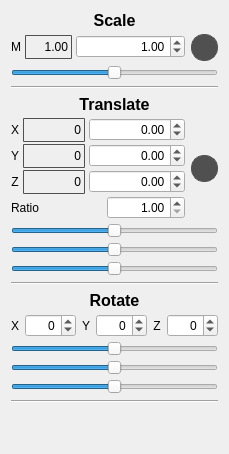
      <widget class="QWidget" name="transform">
       <attribute name="title">
        <string>Transform</string>
       </attribute>
       <layout class="QHBoxLayout" name="horizontalLayout_7">
        <item>
         <layout class="QVBoxLayout" name="verticalLayout">
          <property name="spacing">
           <number>6</number>
          </property>
          <item>
           <layout class="QVBoxLayout" name="verticalLayoutScale">
            <property name="spacing">
             <number>4</number>
            </property>
            <item>
             <widget class="QLabel" name="labelScale">
              <property name="sizePolicy">
               <sizepolicy hsizetype="Preferred" vsizetype="Fixed">
                <horstretch>0</horstretch>
                <verstretch>0</verstretch>
               </sizepolicy>
              </property>
              <property name="font">
               <font>
                <pointsize>12</pointsize>
                <bold>true</bold>
               </font>
              </property>
              <property name="text">
               <string>Scale</string>
              </property>
              <property name="alignment">
               <set>Qt::AlignCenter</set>
              </property>
             </widget>
            </item>
            <item>
             <layout class="QHBoxLayout" name="horizontalLayout_3">
              <property name="spacing">
               <number>6</number>
              </property>
              <item>
               <layout class="QVBoxLayout" name="verticalLayout_2">
                <property name="spacing">
                 <number>2</number>
                </property>
                <item>
                 <layout class="QHBoxLayout" name="horizontalScaleXLayout">
                  <property name="spacing">
                   <number>4</number>
                  </property>
                  <item>
                   <widget class="QLabel" name="labelScaleM">
                    <property name="enabled">
                     <bool>true</bool>
                    </property>
                    <property name="sizePolicy">
                     <sizepolicy hsizetype="Fixed" vsizetype="Preferred">
                      <horstretch>0</horstretch>
                      <verstretch>0</verstretch>
                     </sizepolicy>
                    </property>
                    <property name="text">
                     <string>M</string>
                    </property>
                    <property name="alignment">
                     <set>Qt::AlignCenter</set>
                    </property>
                   </widget>
                  </item>
                  <item>
                   <widget class="QLabel" name="labelScaleValue">
                    <property name="sizePolicy">
                     <sizepolicy hsizetype="Preferred" vsizetype="Fixed">
                      <horstretch>0</horstretch>
                      <verstretch>0</verstretch>
                     </sizepolicy>
                    </property>
                    <property name="styleSheet">
                     <string notr="true">QLabel { 
border-color: rgb(80, 80, 80);
border-style: solid;
border-width:1px;
border-radius:1px;
max-width:45px;
max-height:22px;
min-width:45px;
min-height:22px;
}</string>
                    </property>
                    <property name="text">
                     <string>1.00</string>
                    </property>
                    <property name="alignment">
                     <set>Qt::AlignRight|Qt::AlignTrailing|Qt::AlignVCenter</set>
                    </property>
                   </widget>
                  </item>
                  <item>
                   <widget class="QDoubleSpinBox" name="doubleScaleSpinBox">
                    <property name="sizePolicy">
                     <sizepolicy hsizetype="Minimum" vsizetype="Fixed">
                      <horstretch>0</horstretch>
                      <verstretch>0</verstretch>
                     </sizepolicy>
                    </property>
                    <property name="baseSize">
                     <size>
                      <width>0</width>
                      <height>0</height>
                     </size>
                    </property>
                    <property name="locale">
                     <locale language="English" country="UnitedStates"/>
                    </property>
                    <property name="alignment">
                     <set>Qt::AlignRight|Qt::AlignTrailing|Qt::AlignVCenter</set>
                    </property>
                    <property name="maximum">
                     <double>10.000000000000000</double>
                    </property>
                    <property name="singleStep">
                     <double>0.050000000000000</double>
                    </property>
                    <property name="value">
                     <double>1.000000000000000</double>
                    </property>
                   </widget>
                  </item>
                 </layout>
                </item>
               </layout>
              </item>
              <item>
               <widget class="QPushButton" name="pushScaleButton">
                <property name="minimumSize">
                 <size>
                  <width>27</width>
                  <height>27</height>
                 </size>
                </property>
                <property name="font">
                 <font>
                  <pointsize>12</pointsize>
                  <bold>true</bold>
                 </font>
                </property>
                <property name="styleSheet">
                 <string notr="true">QPushButton {
color: rgb(249, 249, 249);
background-color: rgb(80, 80, 80);
border-color: rgb(80, 80, 80);
border-style: solid;
border-width:1px;
border-radius:12.5px;
max-width:25px;
max-height:25px;
min-width:25px;
min-height:25px;
}

QPushButton:hover {
background-color: rgb(90, 90, 90);
border-color: rgb(90, 90, 90);
border-style: solid;
border-width:1px;
border-radius:12.5px;
max-width:25px;
max-height:25px;
min-width:25px;
min-height:25px;
}

QPushButton:pressed {
background-color: rgb(99, 99, 99);
border-color: rgb(99, 99, 99);
border-style: solid;
border-width:1px;
border-radius:12.5px;
max-width:25px;
max-height:25px;
min-width:25px;
min-height:25px;
}</string>
                </property>
                <property name="text">
                 <string/>
                </property>
                <property name="icon">
                 <iconset theme="accessories-calculator">
                  <normaloff>.</normaloff>.</iconset>
                </property>
               </widget>
              </item>
             </layout>
            </item>
            <item>
             <widget class="QSlider" name="horizontalSliderScale">
              <property name="sizePolicy">
               <sizepolicy hsizetype="Preferred" vsizetype="Fixed">
                <horstretch>0</horstretch>
                <verstretch>0</verstretch>
               </sizepolicy>
              </property>
              <property name="maximum">
               <number>400</number>
              </property>
              <property name="singleStep">
               <number>1</number>
              </property>
              <property name="pageStep">
               <number>0</number>
              </property>
              <property name="value">
               <number>200</number>
              </property>
              <property name="sliderPosition">
               <number>200</number>
              </property>
              <property name="orientation">
               <enum>Qt::Horizontal</enum>
              </property>
             </widget>
            </item>
           </layout>
          </item>
          <item>
           <widget class="Line" name="line_2">
            <property name="orientation">
             <enum>Qt::Horizontal</enum>
            </property>
           </widget>
          </item>
          <item>
           <layout class="QVBoxLayout" name="verticalLayoutTranslate">
            <property name="spacing">
             <number>4</number>
            </property>
            <item>
             <widget class="QLabel" name="labelTranslate">
              <property name="sizePolicy">
               <sizepolicy hsizetype="Preferred" vsizetype="Fixed">
                <horstretch>0</horstretch>
                <verstretch>0</verstretch>
               </sizepolicy>
              </property>
              <property name="font">
               <font>
                <pointsize>12</pointsize>
                <bold>true</bold>
               </font>
              </property>
              <property name="text">
               <string>Translate</string>
              </property>
              <property name="alignment">
               <set>Qt::AlignCenter</set>
              </property>
             </widget>
            </item>
            <item>
             <layout class="QHBoxLayout" name="horizontalLayout_4">
              <property name="spacing">
               <number>6</number>
              </property>
              <item>
               <layout class="QVBoxLayout" name="verticalLayout_3">
                <property name="spacing">
                 <number>2</number>
                </property>
                <item>
                 <layout class="QHBoxLayout" name="horizontalXTranslateLayout">
                  <property name="spacing">
                   <number>4</number>
                  </property>
                  <item>
                   <widget class="QLabel" name="labelTranslateX">
                    <property name="sizePolicy">
                     <sizepolicy hsizetype="Fixed" vsizetype="Preferred">
                      <horstretch>0</horstretch>
                      <verstretch>0</verstretch>
                     </sizepolicy>
                    </property>
                    <property name="text">
                     <string>X</string>
                    </property>
                    <property name="alignment">
                     <set>Qt::AlignCenter</set>
                    </property>
                   </widget>
                  </item>
                  <item>
                   <widget class="QLabel" name="labelTranslateValueX">
                    <property name="sizePolicy">
                     <sizepolicy hsizetype="Preferred" vsizetype="Fixed">
                      <horstretch>0</horstretch>
                      <verstretch>0</verstretch>
                     </sizepolicy>
                    </property>
                    <property name="styleSheet">
                     <string notr="true">QLabel { 
border-color: rgb(80, 80, 80);
border-style: solid;
border-width:1px;
border-radius:1px;
max-width:60px;
max-height:22px;
min-width:60px;
min-height:22px;
}</string>
                    </property>
                    <property name="text">
                     <string>0</string>
                    </property>
                    <property name="alignment">
                     <set>Qt::AlignRight|Qt::AlignTrailing|Qt::AlignVCenter</set>
                    </property>
                   </widget>
                  </item>
                  <item>
                   <widget class="QDoubleSpinBox" name="doubleTranslateXSpinBox">
                    <property name="locale">
                     <locale language="English" country="UnitedStates"/>
                    </property>
                    <property name="alignment">
                     <set>Qt::AlignRight|Qt::AlignTrailing|Qt::AlignVCenter</set>
                    </property>
                    <property name="minimum">
                     <double>-99.989999999999995</double>
                    </property>
                    <property name="singleStep">
                     <double>0.050000000000000</double>
                    </property>
                   </widget>
                  </item>
                 </layout>
                </item>
                <item>
                 <layout class="QHBoxLayout" name="horizontalYTranslateLayout">
                  <property name="spacing">
                   <number>4</number>
                  </property>
                  <item>
                   <widget class="QLabel" name="labelTranslateY">
                    <property name="sizePolicy">
                     <sizepolicy hsizetype="Fixed" vsizetype="Preferred">
                      <horstretch>0</horstretch>
                      <verstretch>0</verstretch>
                     </sizepolicy>
                    </property>
                    <property name="text">
                     <string>Y</string>
                    </property>
                    <property name="alignment">
                     <set>Qt::AlignCenter</set>
                    </property>
                   </widget>
                  </item>
                  <item>
                   <widget class="QLabel" name="labelTranslateValueY">
                    <property name="sizePolicy">
                     <sizepolicy hsizetype="Preferred" vsizetype="Fixed">
                      <horstretch>0</horstretch>
                      <verstretch>0</verstretch>
                     </sizepolicy>
                    </property>
                    <property name="styleSheet">
                     <string notr="true">QLabel { 
border-color: rgb(80, 80, 80);
border-style: solid;
border-width:1px;
border-radius:1px;
max-width:60px;
max-height:22px;
min-width:60px;
min-height:22px;
}</string>
                    </property>
                    <property name="text">
                     <string>0</string>
                    </property>
                    <property name="alignment">
                     <set>Qt::AlignRight|Qt::AlignTrailing|Qt::AlignVCenter</set>
                    </property>
                   </widget>
                  </item>
                  <item>
                   <widget class="QDoubleSpinBox" name="doubleTranslateYSpinBox">
                    <property name="locale">
                     <locale language="English" country="UnitedStates"/>
                    </property>
                    <property name="alignment">
                     <set>Qt::AlignRight|Qt::AlignTrailing|Qt::AlignVCenter</set>
                    </property>
                    <property name="minimum">
                     <double>-99.989999999999995</double>
                    </property>
                    <property name="singleStep">
                     <double>0.050000000000000</double>
                    </property>
                   </widget>
                  </item>
                 </layout>
                </item>
                <item>
                 <layout class="QHBoxLayout" name="horizontalZTranslateLayout">
                  <property name="spacing">
                   <number>4</number>
                  </property>
                  <item>
                   <widget class="QLabel" name="labelTranslateZ">
                    <property name="sizePolicy">
                     <sizepolicy hsizetype="Fixed" vsizetype="Preferred">
                      <horstretch>0</horstretch>
                      <verstretch>0</verstretch>
                     </sizepolicy>
                    </property>
                    <property name="text">
                     <string>Z</string>
                    </property>
                    <property name="alignment">
                     <set>Qt::AlignCenter</set>
                    </property>
                   </widget>
                  </item>
                  <item>
                   <widget class="QLabel" name="labelTranslateValueZ">
                    <property name="sizePolicy">
                     <sizepolicy hsizetype="Preferred" vsizetype="Fixed">
                      <horstretch>0</horstretch>
                      <verstretch>0</verstretch>
                     </sizepolicy>
                    </property>
                    <property name="styleSheet">
                     <string notr="true">QLabel { 
border-color: rgb(80, 80, 80);
border-style: solid;
border-width:1px;
border-radius:1px;
max-width:60px;
max-height:22px;
min-width:60px;
min-height:22px;
}</string>
                    </property>
                    <property name="text">
                     <string>0</string>
                    </property>
                    <property name="alignment">
                     <set>Qt::AlignRight|Qt::AlignTrailing|Qt::AlignVCenter</set>
                    </property>
                   </widget>
                  </item>
                  <item>
                   <widget class="QDoubleSpinBox" name="doubleTranslateZSpinBox">
                    <property name="locale">
                     <locale language="English" country="UnitedStates"/>
                    </property>
                    <property name="alignment">
                     <set>Qt::AlignRight|Qt::AlignTrailing|Qt::AlignVCenter</set>
                    </property>
                    <property name="minimum">
                     <double>-99.989999999999995</double>
                    </property>
                    <property name="singleStep">
                     <double>0.050000000000000</double>
                    </property>
                   </widget>
                  </item>
                 </layout>
                </item>
                <item>
                 <layout class="QHBoxLayout" name="horizontalLayout_13">
                  <property name="spacing">
                   <number>4</number>
                  </property>
                  <item>
                   <widget class="QLabel" name="labelTranslateK">
                    <property name="sizePolicy">
                     <sizepolicy hsizetype="Fixed" vsizetype="Preferred">
                      <horstretch>0</horstretch>
                      <verstretch>0</verstretch>
                     </sizepolicy>
                    </property>
                    <property name="text">
                     <string>Ratio</string>
                    </property>
                    <property name="alignment">
                     <set>Qt::AlignCenter</set>
                    </property>
                   </widget>
                  </item>
                  <item>
                   <widget class="QLabel" name="labelTranslateValueZ_2">
                    <property name="sizePolicy">
                     <sizepolicy hsizetype="Preferred" vsizetype="Fixed">
                      <horstretch>0</horstretch>
                      <verstretch>0</verstretch>
                     </sizepolicy>
                    </property>
                    <property name="styleSheet">
                     <string notr="true">QLabel { 
max-width:60px;
max-height:22px;
min-width:60px;
min-height:22px;
}</string>
                    </property>
                    <property name="text">
                     <string/>
                    </property>
                    <property name="alignment">
                     <set>Qt::AlignRight|Qt::AlignTrailing|Qt::AlignVCenter</set>
                    </property>
                   </widget>
                  </item>
                  <item>
                   <widget class="QDoubleSpinBox" name="doubleTranslateKSpinBox">
                    <property name="locale">
                     <locale language="English" country="UnitedStates"/>
                    </property>
                    <property name="alignment">
                     <set>Qt::AlignRight|Qt::AlignTrailing|Qt::AlignVCenter</set>
                    </property>
                    <property name="minimum">
                     <double>1.000000000000000</double>
                    </property>
                    <property name="maximum">
                     <double>50.000000000000000</double>
                    </property>
                    <property name="singleStep">
                     <double>0.050000000000000</double>
                    </property>
                   </widget>
                  </item>
                 </layout>
                </item>
               </layout>
              </item>
              <item>
               <widget class="QPushButton" name="pushTranslateButton">
                <property name="font">
                 <font>
                  <pointsize>12</pointsize>
                  <bold>true</bold>
                 </font>
                </property>
                <property name="styleSheet">
                 <string notr="true">QPushButton {
color: rgb(249, 249, 249);
background-color: rgb(80, 80, 80);
border-color: rgb(80, 80, 80);
border-style: solid;
border-width:1px;
border-radius:12.5px;
max-width:25px;
max-height:25px;
min-width:25px;
min-height:25px;
}

QPushButton:hover {
background-color: rgb(90, 90, 90);
border-color: rgb(90, 90, 90);
border-style: solid;
border-width:1px;
border-radius:12.5px;
max-width:25px;
max-height:25px;
min-width:25px;
min-height:25px;
}

QPushButton:pressed {
background-color: rgb(99, 99, 99);
border-color: rgb(99, 99, 99);
border-style: solid;
border-width:1px;
border-radius:12.5px;
max-width:25px;
max-height:25px;
min-width:25px;
min-height:25px;
}</string>
                </property>
                <property name="text">
                 <string/>
                </property>
                <property name="icon">
                 <iconset theme="accessories-calculator">
                  <normaloff>.</normaloff>.</iconset>
                </property>
               </widget>
              </item>
             </layout>
            </item>
            <item>
             <widget class="QSlider" name="horizontalSliderTranslateX">
              <property name="sizePolicy">
               <sizepolicy hsizetype="Preferred" vsizetype="Fixed">
                <horstretch>0</horstretch>
                <verstretch>0</verstretch>
               </sizepolicy>
              </property>
              <property name="minimum">
               <number>-100</number>
              </property>
              <property name="maximum">
               <number>100</number>
              </property>
              <property name="pageStep">
               <number>1</number>
              </property>
              <property name="value">
               <number>0</number>
              </property>
              <property name="orientation">
               <enum>Qt::Horizontal</enum>
              </property>
             </widget>
            </item>
            <item>
             <widget class="QSlider" name="horizontalSliderTranslateY">
              <property name="sizePolicy">
               <sizepolicy hsizetype="Preferred" vsizetype="Fixed">
                <horstretch>0</horstretch>
                <verstretch>0</verstretch>
               </sizepolicy>
              </property>
              <property name="minimum">
               <number>-100</number>
              </property>
              <property name="maximum">
               <number>100</number>
              </property>
              <property name="pageStep">
               <number>1</number>
              </property>
              <property name="value">
               <number>0</number>
              </property>
              <property name="orientation">
               <enum>Qt::Horizontal</enum>
              </property>
             </widget>
            </item>
            <item>
             <widget class="QSlider" name="horizontalSliderTranslateZ">
              <property name="sizePolicy">
               <sizepolicy hsizetype="Preferred" vsizetype="Fixed">
                <horstretch>0</horstretch>
                <verstretch>0</verstretch>
               </sizepolicy>
              </property>
              <property name="minimum">
               <number>-100</number>
              </property>
              <property name="maximum">
               <number>100</number>
              </property>
              <property name="pageStep">
               <number>1</number>
              </property>
              <property name="value">
               <number>0</number>
              </property>
              <property name="orientation">
               <enum>Qt::Horizontal</enum>
              </property>
             </widget>
            </item>
           </layout>
          </item>
          <item>
           <widget class="Line" name="line_3">
            <property name="orientation">
             <enum>Qt::Horizontal</enum>
            </property>
           </widget>
          </item>
          <item>
           <layout class="QVBoxLayout" name="verticalLayoutRotate">
            <property name="spacing">
             <number>4</number>
            </property>
            <item>
             <widget class="QLabel" name="labelRotate">
              <property name="sizePolicy">
               <sizepolicy hsizetype="Preferred" vsizetype="Fixed">
                <horstretch>0</horstretch>
                <verstretch>0</verstretch>
               </sizepolicy>
              </property>
              <property name="font">
               <font>
                <pointsize>12</pointsize>
                <bold>true</bold>
               </font>
              </property>
              <property name="text">
               <string>Rotate</string>
              </property>
              <property name="alignment">
               <set>Qt::AlignCenter</set>
              </property>
             </widget>
            </item>
            <item>
             <layout class="QHBoxLayout" name="horizontalLayout_5">
              <property name="spacing">
               <number>6</number>
              </property>
              <item>
               <widget class="QLabel" name="labelRotateX">
                <property name="sizePolicy">
                 <sizepolicy hsizetype="Fixed" vsizetype="Preferred">
                  <horstretch>0</horstretch>
                  <verstretch>0</verstretch>
                 </sizepolicy>
                </property>
                <property name="text">
                 <string>X</string>
                </property>
                <property name="alignment">
                 <set>Qt::AlignCenter</set>
                </property>
               </widget>
              </item>
              <item>
               <widget class="QSpinBox" name="spinBoxRotateX">
                <property name="alignment">
                 <set>Qt::AlignRight|Qt::AlignTrailing|Qt::AlignVCenter</set>
                </property>
                <property name="minimum">
                 <number>-180</number>
                </property>
                <property name="maximum">
                 <number>180</number>
                </property>
               </widget>
              </item>
              <item>
               <widget class="QLabel" name="labelRotateY">
                <property name="sizePolicy">
                 <sizepolicy hsizetype="Fixed" vsizetype="Preferred">
                  <horstretch>0</horstretch>
                  <verstretch>0</verstretch>
                 </sizepolicy>
                </property>
                <property name="text">
                 <string>Y</string>
                </property>
                <property name="alignment">
                 <set>Qt::AlignCenter</set>
                </property>
               </widget>
              </item>
              <item>
               <widget class="QSpinBox" name="spinBoxRotateY">
                <property name="alignment">
                 <set>Qt::AlignRight|Qt::AlignTrailing|Qt::AlignVCenter</set>
                </property>
                <property name="minimum">
                 <number>-180</number>
                </property>
                <property name="maximum">
                 <number>180</number>
                </property>
               </widget>
              </item>
              <item>
               <widget class="QLabel" name="labelRotateZ">
                <property name="sizePolicy">
                 <sizepolicy hsizetype="Fixed" vsizetype="Preferred">
                  <horstretch>0</horstretch>
                  <verstretch>0</verstretch>
                 </sizepolicy>
                </property>
                <property name="text">
                 <string>Z</string>
                </property>
                <property name="alignment">
                 <set>Qt::AlignCenter</set>
                </property>
               </widget>
              </item>
              <item>
               <widget class="QSpinBox" name="spinBoxRotateZ">
                <property name="alignment">
                 <set>Qt::AlignRight|Qt::AlignTrailing|Qt::AlignVCenter</set>
                </property>
                <property name="minimum">
                 <number>-180</number>
                </property>
                <property name="maximum">
                 <number>180</number>
                </property>
               </widget>
              </item>
             </layout>
            </item>
            <item>
             <widget class="QSlider" name="horizontalSliderRotateX">
              <property name="sizePolicy">
               <sizepolicy hsizetype="Preferred" vsizetype="Fixed">
                <horstretch>0</horstretch>
                <verstretch>0</verstretch>
               </sizepolicy>
              </property>
              <property name="minimum">
               <number>-180</number>
              </property>
              <property name="maximum">
               <number>180</number>
              </property>
              <property name="value">
               <number>0</number>
              </property>
              <property name="orientation">
               <enum>Qt::Horizontal</enum>
              </property>
             </widget>
            </item>
            <item>
             <widget class="QSlider" name="horizontalSliderRotateY">
              <property name="sizePolicy">
               <sizepolicy hsizetype="Preferred" vsizetype="Fixed">
                <horstretch>0</horstretch>
                <verstretch>0</verstretch>
               </sizepolicy>
              </property>
              <property name="minimum">
               <number>-180</number>
              </property>
              <property name="maximum">
               <number>180</number>
              </property>
              <property name="value">
               <number>0</number>
              </property>
              <property name="orientation">
               <enum>Qt::Horizontal</enum>
              </property>
             </widget>
            </item>
            <item>
             <widget class="QSlider" name="horizontalSliderRotateZ">
              <property name="sizePolicy">
               <sizepolicy hsizetype="Preferred" vsizetype="Fixed">
                <horstretch>0</horstretch>
                <verstretch>0</verstretch>
               </sizepolicy>
              </property>
              <property name="minimum">
               <number>-180</number>
              </property>
              <property name="maximum">
               <number>180</number>
              </property>
              <property name="value">
               <number>0</number>
              </property>
              <property name="orientation">
               <enum>Qt::Horizontal</enum>
              </property>
             </widget>
            </item>
           </layout>
          </item>
          <item>
           <widget class="Line" name="line">
            <property name="orientation">
             <enum>Qt::Horizontal</enum>
            </property>
           </widget>
          </item>
          <item>
           <spacer name="verticalSpacer">
            <property name="orientation">
             <enum>Qt::Vertical</enum>
            </property>
            <property name="sizeHint" stdset="0">
             <size>
              <width>20</width>
              <height>40</height>
             </size>
            </property>
           </spacer>
          </item>
         </layout>
        </item>
       </layout>
      </widget>
